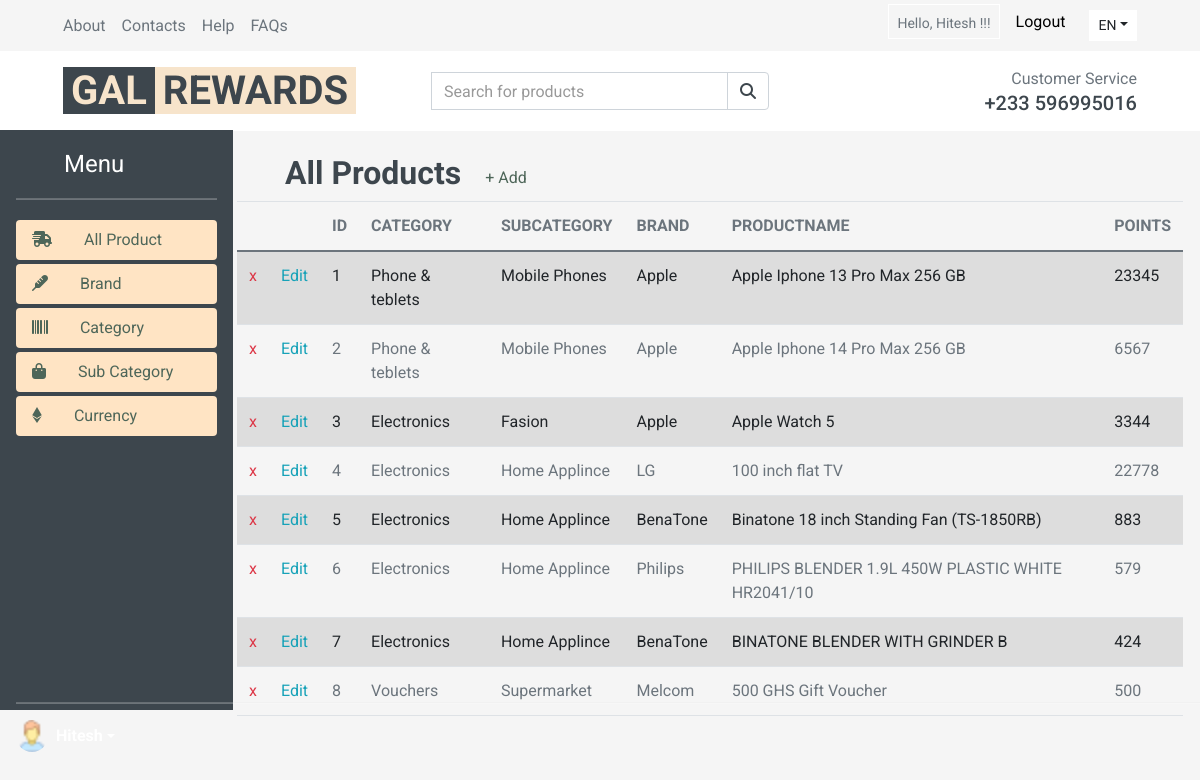
Page /adminHome/ (signed in) on the earlier database version.
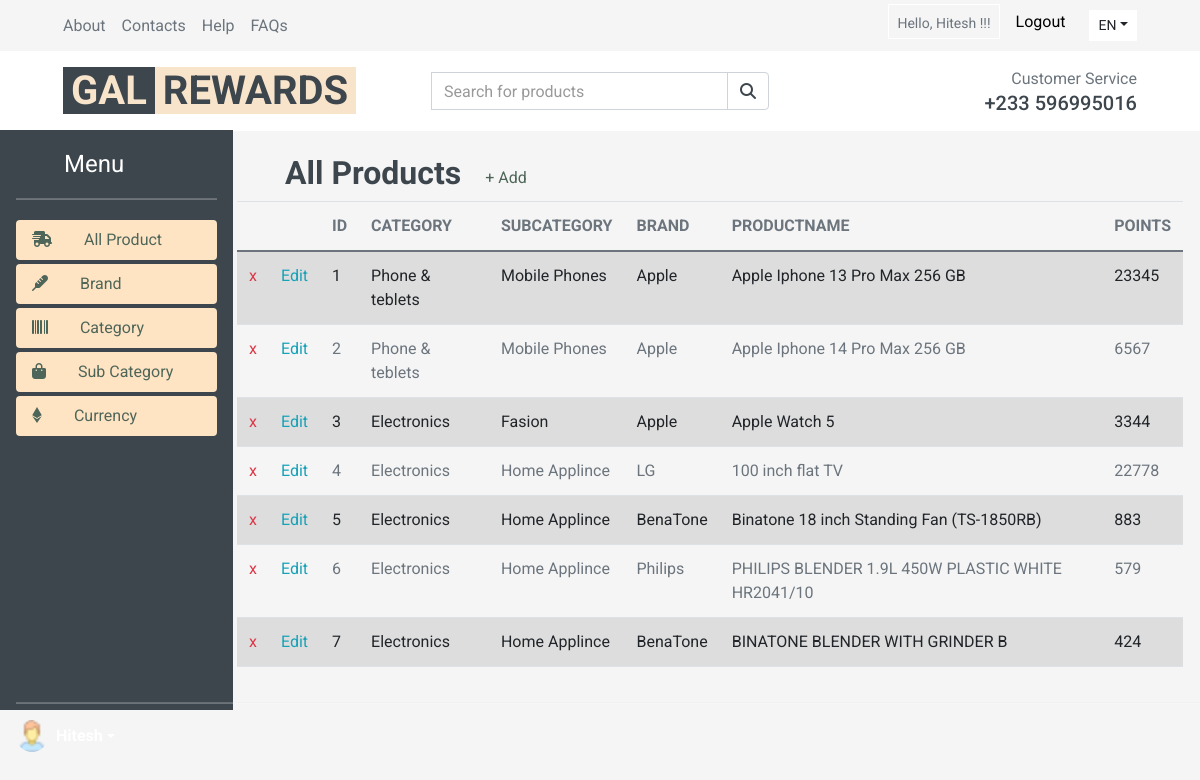
Same page on the later database version.
### Product/models.py (models this page shows, shortened)
class product(models.Model):
    Category= models.ForeignKey('category', on_delete=models.CASCADE,to_field='category',blank=True)
    subCategory=models.ForeignKey('subCategory', on_delete=models.CASCADE,to_field='subCategory',blank=True)
    Brand = models.ForeignKey('brand',on_delete=models.CASCADE,to_field='Brand',blank=True)
    ProductName = models.CharField(max_length=50, unique=True)
    purchaseCurrency = models.CharField(max_length=3,choices=CURRNECY_CHOOSE, default='ghs',blank=True)
    purchaseAmount = models.CharField(max_length=25,blank=True)
    usdConversionRate= models.DecimalField(max_digits=10,decimal_places=2,blank=True)
    costInUsd = models.IntegerField(blank=True)
    perPointCost=models.DecimalField(max_digits=5,decimal_places=4,default=0.9570,blank=True)
    points=models.IntegerField(blank=True)
    specifications= HTMLField(blank=True)
    status = models.BooleanField(default=True)
    productImage = models.ImageField(upload_to="product/",max_length=250,null=True,default=None,blank=True)

class category(models.Model):
    category = models.CharField(max_length=30, unique=True)
    status = models.BooleanField(default=True)
    country = models.CharField(max_length=15,choices=COUNTRY_CHOOSE,default='ghana')
    def __str__(self):
        return self.category

class subCategory(models.Model):
    subCategory = models.CharField(max_length=30, unique=True)
    categoryL = models.ForeignKey('category', on_delete=models.CASCADE, to_field='category')
    def __str__(self):
        return self.subCategory

class brand(models.Model):
    Brand = models.CharField(max_length=30, unique=True)
    def __str__(self):
        return self.Brand

### my/views.py (the view)
# urls.py: path('adminHome/',views.adminHome,name='adminHome'),
def adminHome(request):
    all_product=product.objects.all()
    data={
         'allProduct':all_product,
    }
    return render(request,'adminPanel/adminHome.html',data)

### templates/adminPanel/adminHome.html
{% include "adminPanel/adminHeader.html"%}
{% if user.is_authenticated %}
    <div class="d-flex align-items-center">
        <div class="d-inline-block">
        <h2 class="ml-5">All Products</h2>
        </div>
        <div class="col-5 pl-4">
        <a href="{% url 'addProduct'%}" style="color: #4e6659;">+ Add</a>
        </div>
    </div>
    <table class="table table-striped">
        <thead >
            <tr>
                <th scope="col" ></th>
                <th scope="col" ></th>
                <th scope="col" >ID</th>
                <th scope="col">CATEGORY</th>
                <th scope="col">SUBCATEGORY</th>
                <th scope="col">BRAND</th>
                <th scope="col">PRODUCTNAME</th>
                <th scope="col">POINTS</th>
            </tr>
        </thead>
        <tbody>
           {% for n in allProduct%}
            <tr>
                <td class="text-center"><a href="{%url 'prdDelete' prdId=n.id%}" class="text-danger">x</a></td>
                <td class="text-center" style="width: 12px;" ><a href="{%url 'prdEdit' prdId=n.id%}" class="text-info">Edit</a></td>
                <td>{{n.id}}</td>
                <td>{{n.Category}}</td>
                <td>{{n.subCategory}}</td>
                <td>{{n.Brand}}</td>
                <td>{{n.ProductName}}</td>
                <td>{{n.points}}</td>
            </tr>
            {%endfor%}
        </tbody>
    </table>
  </div>
{%endif%}
{% include "adminPanel/adminFooter.html" %}

### templates/adminPanel/adminHeader.html (shortened to what this page needs)
{% load static %}
<!DOCTYPE html>
<html lang="en">
<head>
    <link href="https://cdn.jsdelivr.net/npm/bootstrap@5.0.2/dist/css/bootstrap.min.css" rel="stylesheet">
    <link href="../assets/dist/css/bootstrap.min.css" rel="stylesheet">
     <link href="https://cdnjs.cloudflare.com/ajax/libs/font-awesome/5.10.0/css/all.min.css" rel="stylesheet">
     <link href="lib/animate/animate.min.css" rel="stylesheet">
     <link href="lib/owlcarousel/assets/owl.carousel.min.css" rel="stylesheet">
     <link rel="stylesheet" href="{% static 'css/style1.css' %}">
</head>
<body>
    <div class="text-center bg-dark text-light"> <h2>Admin Panel</h2></div>
    {% if user.is_authenticated %}
    <div class="container-fluid fixed-top">
        <div class="row bg-secondary py-1 px-xl-5">
            <div class="col-lg-4 d-none d-lg-block">
                <div class="d-inline-flex align-items-center h-100">
                    <a class="text-body mr-3" href="">About</a>
                    <a class="text-body mr-3" href="">Contacts</a>
                    <a class="text-body mr-3" href="">Help</a>
                    <a class="text-body mr-3" href="">FAQs</a>
                </div>
            </div>
            <div class="col-lg-4 text-center text-lg-center">
            </div>
            <div class="col-lg-4 text-center text-lg-right">
                <div class="d-inline-flex align-items-center">
                    <div class="btn-group ">
                       <label class="btn btn-sm btn-light  --dark text-body mr-3 pt-2" style="color:black; background:transparent" >Hello, {{user.first_name}} !!!</label>
                    </div>
                   <div class="btn-group mr-4">
                    <label for="logout" >
                      <a href="{% url 'logout' %}" style="color: black;">Logout</a>
                    </label>
                   </div>
                    <div class="btn-group">
                        <button type="button" class="btn btn-sm btn-light dropdown-toggle" data-toggle="dropdown">EN</button>
                    </div>
                </div>
            </div>
        </div>
        <div class="row align-items-center bg-light py-3 px-xl-5 d-none d-lg-flex">
            <div class="col-lg-4">
                <a href="{%url 'adminHome' %}" class="text-decoration-none">
                    <span class="h1 text-uppercase bg-dark px-2" style="color: #f7e4cb;">GAL</span>
                    <span class="h1 text-uppercase text-dark px-2 ml-n1" style="background-color: #f7e4cb;">REWARDS</span>
                </a>
            </div>
            <div class="col-lg-4 col-6 text-left">
                <form action="" method="Post">
                    <div class="input-group">
                        <input type="text" class="form-control" placeholder="Search for products" name="serach">
                        <div class="input-group-append">
                            <span class="input-group-text bg-transparent text-dark">
                                <i class="fa fa-search"></i>
                            </span>
                        </div>
                    </div>
                </form>
            </div>
            <div class="col-lg-4 col-6 text-right">
                <p class="m-0">Customer Service</p>
                <h5 class="m-0">+233 596995016</h5>
            </div>
        </div>
    </div>
      <div class="row px-3" style="margin-top: 100px;">
    <div class="d-fex flex-column flex-shrink-0 p-3 text-white bg-dark fixed-top col-" style="height: 580px; width:233px; margin-top:130px;">
        <a href="{%url 'adminHome'%}"" class="d-flex align-items-center mb-3 mb-md-0 me-md-auto text-white text-decoration-none">
          <svg class="bi me-2" width="40" height="32"><use xlink:href="#bootstrap"/></svg>
          <span class="fs-4">Menu</span>
        </a>
        <hr>
        <ul class="nav nav-pills flex-column mb-auto" >
          <li class="nav-item pt-1">
            <a href="{%url 'adminHome'%}" class="nav-link active " aria-current="page" style="background-color: bisque; color: #4E6659">
              <i class="fa-solid fa-truck-fast"></i>
              <svg class="bi me-2" width="16" height="16"><use xlink:href="#home"/></svg>
              All Product
            </a>
          </li>
          <li class="nav-item pt-1" >
            <a href="{%url 'adminBrand'%}" class="nav-link active" aria-current="page" style="background-color: bisque; color: #4E6659">
              <i class="fa-solid fa-thermometer"></i>
              <svg class="bi me-2" width="16" height="16"><use xlink:href="#home"/></svg>
              Brand
            </a>
          </li>
          <li class="nav-item pt-1" >
            <a href="{%url 'adminCategory'%}" class="nav-link active" aria-current="page" style="background-color: bisque; color: #4E6659">
              <i class="fa-solid fa-barcode"></i>
              <svg class="bi me-2" width="16" height="16"><use xlink:href="#home"/></svg>
              Category
            </a>
          </li>
          <li class="nav-item pt-1" >
            <a href="{%url 'adminSubCategory'%}" class="nav-link active" aria-current="page" style="background-color: bisque; color: #4E6659">
              <i class="fa-solid fa-bag-shopping"></i>
              <svg class="bi me-2" width="16" height="16"><use xlink:href="#home"/></svg>
              Sub Category
            </a>
          </li>
          <li class="nav-item pt-1" >
            <a href="{%url 'adminCurrency'%}" class="nav-link active" aria-current="page" style="background-color: bisque; color: #4E6659">
              <i class="fa-brands fa-ethereum"></i>
              <svg class="bi me-2" width="16" height="16"><use xlink:href="#home"/></svg>
              Currency
            </a>
          </li>
        </ul>
        <div class="dropdown fixed-bottom mb-5 ml-3">
          <hr >
          <a href="#" class="d-flex align-items-center text-white text-decoration-none dropdown-toggle" id="dropdownUser1" data-bs-toggle="dropdown" aria-expanded="false">
            <img alt="" width="32" height="32" class="rounded-circle me-2">
            <strong>{{user.first_name}}</strong>
          </a>
        </div>
      </div>
      <div class="d-flex flex-column flex-shrink-0 p-3 col-md " style="margin-left: 220px;">
      {% endif%}

### templates/adminPanel/adminFooter.html
</body>
</html>

Differences in the rows shown:
removed product: id "8", Category "Vouchers", subCategory "Supermarket", Brand "Melcom", ProductName "500 GHS Gift Voucher", points "500"
